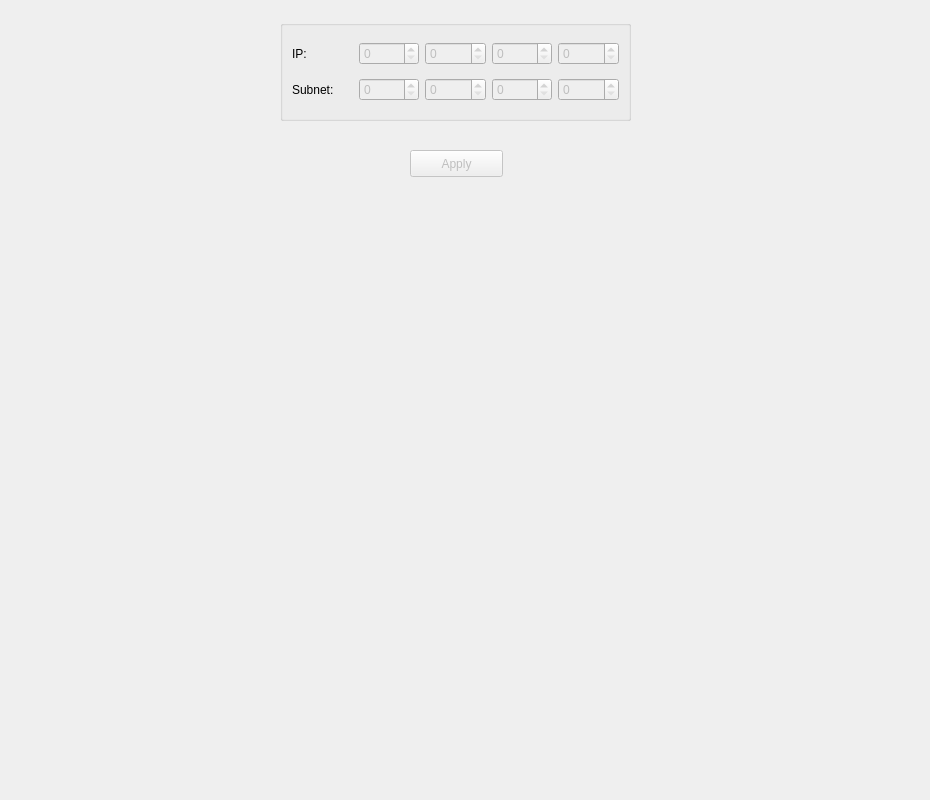
<?xml version="1.0" encoding="UTF-8"?>
<ui version="4.0">
 <class>IPControlTab</class>
 <widget class="QWidget" name="IPControlTab">
  <property name="geometry">
   <rect>
    <x>0</x>
    <y>0</y>
    <width>930</width>
    <height>800</height>
   </rect>
  </property>
  <property name="windowTitle">
   <string>Form</string>
  </property>
  <widget class="QGroupBox" name="groupBox_6">
   <property name="geometry">
    <rect>
     <x>280</x>
     <y>20</y>
     <width>351</width>
     <height>101</height>
    </rect>
   </property>
   <property name="title">
    <string/>
   </property>
   <layout class="QGridLayout" name="gridLayout">
    <item row="0" column="0">
     <widget class="QLabel" name="label">
      <property name="text">
       <string>IP:</string>
      </property>
     </widget>
    </item>
    <item row="0" column="1">
     <widget class="QSpinBox" name="net1SpinBox">
      <property name="enabled">
       <bool>false</bool>
      </property>
      <property name="maximum">
       <number>255</number>
      </property>
     </widget>
    </item>
    <item row="0" column="2">
     <widget class="QSpinBox" name="net2SpinBox">
      <property name="enabled">
       <bool>false</bool>
      </property>
      <property name="maximum">
       <number>255</number>
      </property>
     </widget>
    </item>
    <item row="0" column="3">
     <widget class="QSpinBox" name="net3SpinBox">
      <property name="enabled">
       <bool>false</bool>
      </property>
      <property name="maximum">
       <number>255</number>
      </property>
     </widget>
    </item>
    <item row="0" column="4">
     <widget class="QSpinBox" name="net4SpinBox">
      <property name="enabled">
       <bool>false</bool>
      </property>
      <property name="maximum">
       <number>255</number>
      </property>
     </widget>
    </item>
    <item row="1" column="0">
     <widget class="QLabel" name="label_2">
      <property name="text">
       <string>Subnet:</string>
      </property>
     </widget>
    </item>
    <item row="1" column="1">
     <widget class="QSpinBox" name="subnet1SpinBox">
      <property name="enabled">
       <bool>false</bool>
      </property>
      <property name="maximum">
       <number>255</number>
      </property>
     </widget>
    </item>
    <item row="1" column="2">
     <widget class="QSpinBox" name="subnet2SpinBox">
      <property name="enabled">
       <bool>false</bool>
      </property>
      <property name="maximum">
       <number>255</number>
      </property>
     </widget>
    </item>
    <item row="1" column="3">
     <widget class="QSpinBox" name="subnet3SpinBox">
      <property name="enabled">
       <bool>false</bool>
      </property>
      <property name="maximum">
       <number>255</number>
      </property>
     </widget>
    </item>
    <item row="1" column="4">
     <widget class="QSpinBox" name="subnet4SpinBox">
      <property name="enabled">
       <bool>false</bool>
      </property>
      <property name="maximum">
       <number>255</number>
      </property>
     </widget>
    </item>
   </layout>
  </widget>
  <widget class="QPushButton" name="applyButton">
   <property name="enabled">
    <bool>false</bool>
   </property>
   <property name="geometry">
    <rect>
     <x>410</x>
     <y>150</y>
     <width>93</width>
     <height>27</height>
    </rect>
   </property>
   <property name="text">
    <string>Apply</string>
   </property>
  </widget>
 </widget>
 <resources/>
 <connections>
  <connection>
   <sender>applyButton</sender>
   <signal>pressed()</signal>
   <receiver>IPControlTab</receiver>
   <slot>applyPressed()</slot>
   <hints>
    <hint type="sourcelabel">
     <x>416</x>
     <y>483</y>
    </hint>
    <hint type="destinationlabel">
     <x>464</x>
     <y>399</y>
    </hint>
   </hints>
  </connection>
 </connections>
 <slots>
  <slot>applyPressed()</slot>
 </slots>
</ui>
